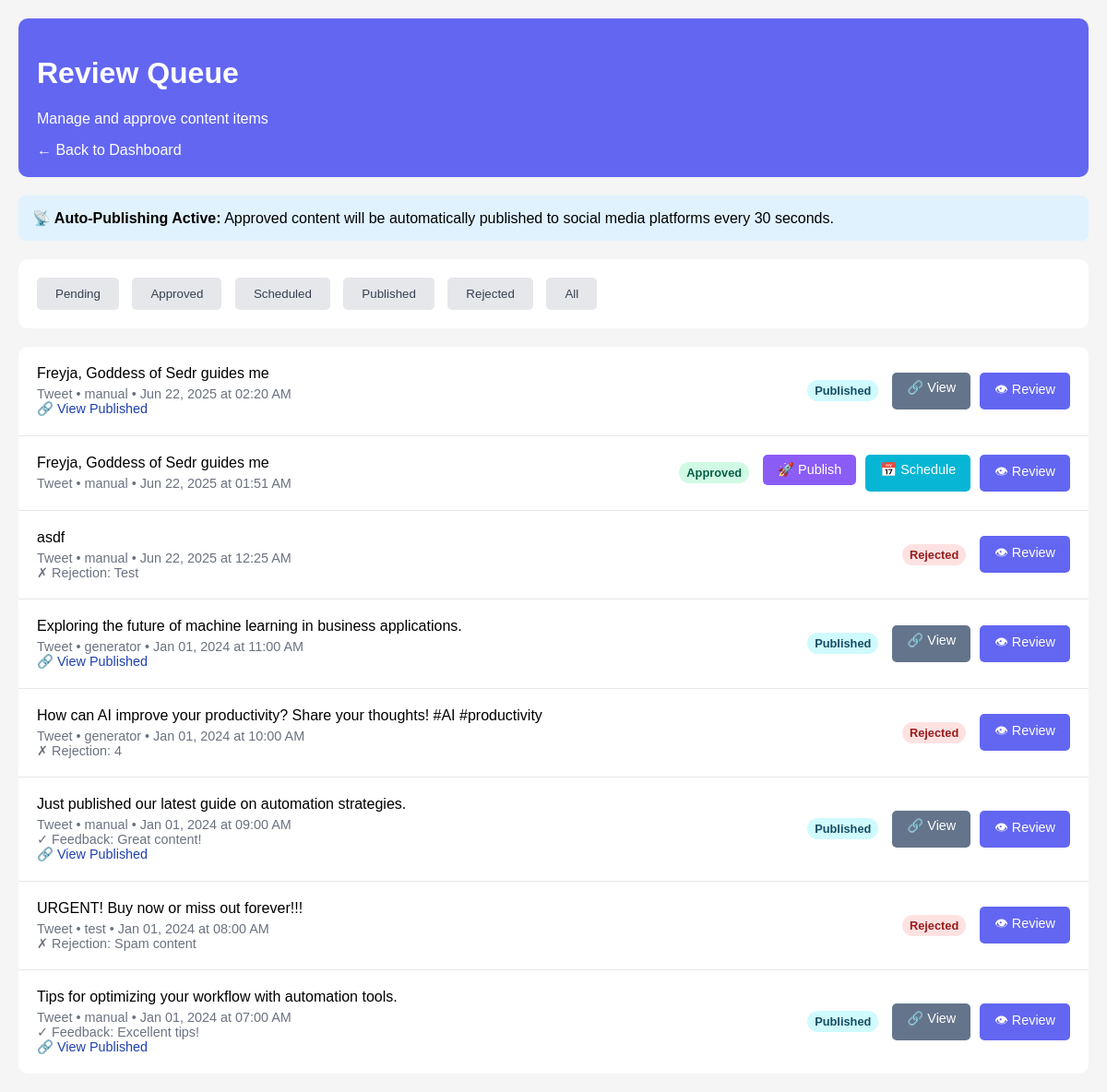
The page /queue?status= on the database as committed earlier.
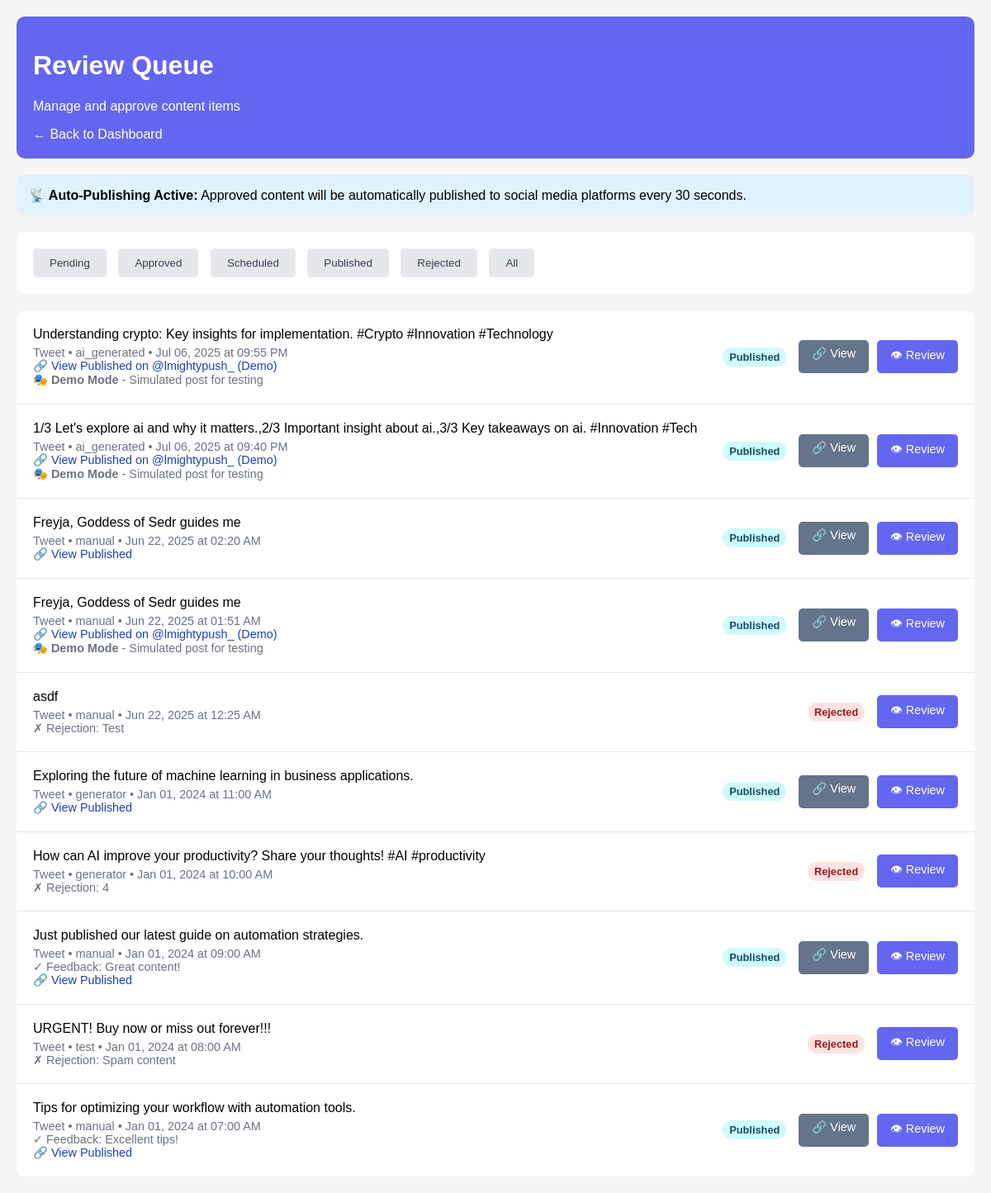
The same page on the database as committed later.
### tables this page shows
CREATE TABLE content_items (
            id TEXT PRIMARY KEY, content TEXT NOT NULL, content_type TEXT NOT NULL,
            status TEXT NOT NULL, source TEXT NOT NULL, created_at TEXT NOT NULL,
            updated_at TEXT NOT NULL, metadata TEXT, quality_scores TEXT,
            brand_compliance TEXT, approval_feedback TEXT, rejection_reason TEXT,
            edit_history TEXT
        );

### review_system/approval_dashboard/web_interface.py (the view)
@app.get("/queue", response_class=HTMLResponse)
async def review_queue(request: Request, status: Optional[str] = "pending"):
    try:
        if status == "pending":
            items = await approval_queue.get_pending_items()
        elif status == "approved":
            items = await approval_queue.get_approved_items()
        elif status == "rejected":
            items = await approval_queue.get_rejected_items()
        elif status == "scheduled":
            items = await approval_queue.get_scheduled_items() if hasattr(approval_queue, 'get_scheduled_items') else []
        elif status == "published":
            items = await approval_queue.get_published_items() if hasattr(approval_queue, 'get_published_items') else []
        else:
            items = await approval_queue.get_all_items()
        return templates.TemplateResponse("queue.html", {
            "request": request,
            "items": items,
            "current_status": status,
            "brand_settings": settings.brand
        })
    except Exception as e:
        logger.error(f"Error loading queue: {e}")
        raise HTTPException(status_code=500, detail="Error loading queue")

### review_system/approval_dashboard/templates/queue.html (shortened to what this page needs)
<!DOCTYPE html>
<html>
<head>
</head>
<body>
    <div class="container">
        <div class="header">
            <h1>Review Queue</h1>
            <p>Manage and approve content items</p>
            <a href="/" style="color: white; text-decoration: none;">← Back to Dashboard</a>
        </div>
        <div class="auto-publish-notice">
            <strong>📡 Auto-Publishing Active:</strong> Approved content will be automatically published to social media platforms every 30 seconds.
        </div>
        <div class="filters">
            <button class="filter-btn {% if current_status == 'pending' %}active{% endif %}"
                    onclick="filterItems('pending')">Pending</button>
            <button class="filter-btn {% if current_status == 'approved' %}active{% endif %}"
                    onclick="filterItems('approved')">Approved</button>
            <button class="filter-btn {% if current_status == 'scheduled' %}active{% endif %}"
                    onclick="filterItems('scheduled')">Scheduled</button>
            <button class="filter-btn {% if current_status == 'published' %}active{% endif %}"
                    onclick="filterItems('published')">Published</button>
            <button class="filter-btn {% if current_status == 'rejected' %}active{% endif %}"
                    onclick="filterItems('rejected')">Rejected</button>
            <button class="filter-btn {% if current_status == 'all' %}active{% endif %}"
                    onclick="filterItems('all')">All</button>
        </div>
        <div class="items">
            {% if items %}
                {% for item in items %}
                <div class="item">
                    <div class="item-content">
                        <div class="item-text">{{ item.content }}</div>
                        <div class="item-meta">
                            {{ item.content_type.title() }} • {{ item.source }} •
                            {{ item.created_at.strftime('%b %d, %Y at %I:%M %p') }}
                            {% if item.approval_feedback %}
                            <br>✓ Feedback: {{ item.approval_feedback }}
                            {% endif %}
                            {% if item.rejection_reason %}
                            <br>✗ Rejection: {{ item.rejection_reason }}
                            {% endif %}
                            {% if item.metadata and item.metadata.get('published_url') %}
                            <br>🔗 <a href="{{ item.metadata.published_url }}" target="_blank" class="published-link">
                                View Published{% if item.metadata.get('username') %} on @{{ item.metadata.username }}{% endif %}
                                {% if item.metadata.get('simulation') %} (Demo){% endif %}
                            </a>
                            {% endif %}
                            {% if item.metadata and item.metadata.get('real_post') %}
                            <br>✅ <strong>Live Tweet Posted</strong> - Real social media post
                            {% elif item.metadata and item.metadata.get('simulation') %}
                            <br>🎭 <strong>Demo Mode</strong> - Simulated post for testing
                            {% endif %}
                        </div>
                    </div>
                    <div style="display: flex; align-items: center; gap: 15px;">
                        <span class="status-badge status-{{ item.status.value }}">
                            {{ item.status.value.title() }}
                        </span>
                        <div class="item-actions">
                            {% if item.status.value == 'pending' %}
                                <form method="post" action="/approve/{{ item.id }}" style="display: inline;">
                                    <button type="submit" class="btn btn-approve">✓ Approve</button>
                                </form>
                                <button class="btn btn-reject" onclick="rejectItem('{{ item.id }}')">✗ Reject</button>
                            {% elif item.status.value == 'approved' %}
                                <form method="post" action="/publish/{{ item.id }}" style="display: inline;">
                                    <button type="submit" class="btn btn-publish">🚀 Publish</button>
                                </form>
                                <a href="/schedule/{{ item.id }}" class="btn btn-schedule">📅 Schedule</a>
                            {% elif item.status.value == 'published' %}
                                {% if item.metadata and item.metadata.get('published_url') %}
                                <a href="{{ item.metadata.published_url }}" target="_blank" class="btn btn-view">🔗 View</a>
                                {% endif %}
                            {% endif %}
                            <a href="/review/{{ item.id }}" class="btn btn-review">👁 Review</a>
                        </div>
                    </div>
                </div>
                {% endfor %}
            {% else %}
                <div class="empty">
                    <h3>No items found</h3>
                    <p>No content items match the current filter.</p>
                </div>
            {% endif %}
        </div>
    </div>
</body>
</html>

### review_system/approval_dashboard/templates/queue.html (style rules this page uses)
body { font-family: Arial, sans-serif; margin: 20px; background: #f5f5f5; }
.container { max-width: 1200px; margin: 0 auto; }
.header { background: #6366f1; color: white; padding: 20px; border-radius: 10px; margin-bottom: 20px; }
.filters { background: white; padding: 20px; border-radius: 10px; margin-bottom: 20px; }
.filter-btn { padding: 10px 20px; margin-right: 10px; border: none; border-radius: 5px; cursor: pointer; }
.filter-btn:not(.active) { background: #e5e7eb; color: #374151; }
.items { background: white; border-radius: 10px; overflow: hidden; }
.item { padding: 20px; border-bottom: 1px solid #e5e7eb; display: flex; justify-content: space-between; align-items: center; }
.item:last-child { border-bottom: none; }
.item-content { flex: 1; }
.item-text { font-weight: 500; margin-bottom: 5px; }
.item-meta { font-size: 0.9em; color: #6b7280; }
.item-actions { display: flex; gap: 10px; }
.btn { padding: 8px 16px; border: none; border-radius: 5px; cursor: pointer; text-decoration: none; font-size: 0.9em; }
.btn-review { background: #6366f1; color: white; }
.btn-view { background: #64748b; color: white; }
.status-badge { padding: 4px 8px; border-radius: 12px; font-size: 0.8em; font-weight: 600; }
.status-rejected { background: #fee2e2; color: #991b1b; }
.status-published { background: #cffafe; color: #164e63; }
.auto-publish-notice { background: #e0f2fe; padding: 15px; border-radius: 8px; margin-bottom: 20px; }
.published-link { color: #1e40af; text-decoration: none; font-weight: 500; }

Rows that differ between the two databases and show on the page:
added content_items: content "Understanding crypto: Key insights for implementation. #Crypto #Innovation #Technology", content_type "Tweet", source "ai_generated", created_at "Jul 06, 2025 at 09:55 PM", metadata.username "lmightypush_", shows "(Demo)", shows "Demo Mode", status.value "Published"
added content_items: content "1/3 Let's explore ai and why it matters.,2/3 Important insight about ai.,3/3 Key takeaways on ai. #Innovation #Tech", content_type "Tweet", source "ai_generated", created_at "Jul 06, 2025 at 09:40 PM", metadata.username "lmightypush_", shows "(Demo)", shows "Demo Mode", status.value "Published"
changed content_items (number 4 of 10 on the later page): metadata.username (not shown) → "lmightypush_"; status.value "Approved" → "Published"; text "🚀 Publish 📅 Schedule" → "🔗 View Published on @ (Demo) 🎭 Demo Mode - Simulated post for testing 🔗 View"
